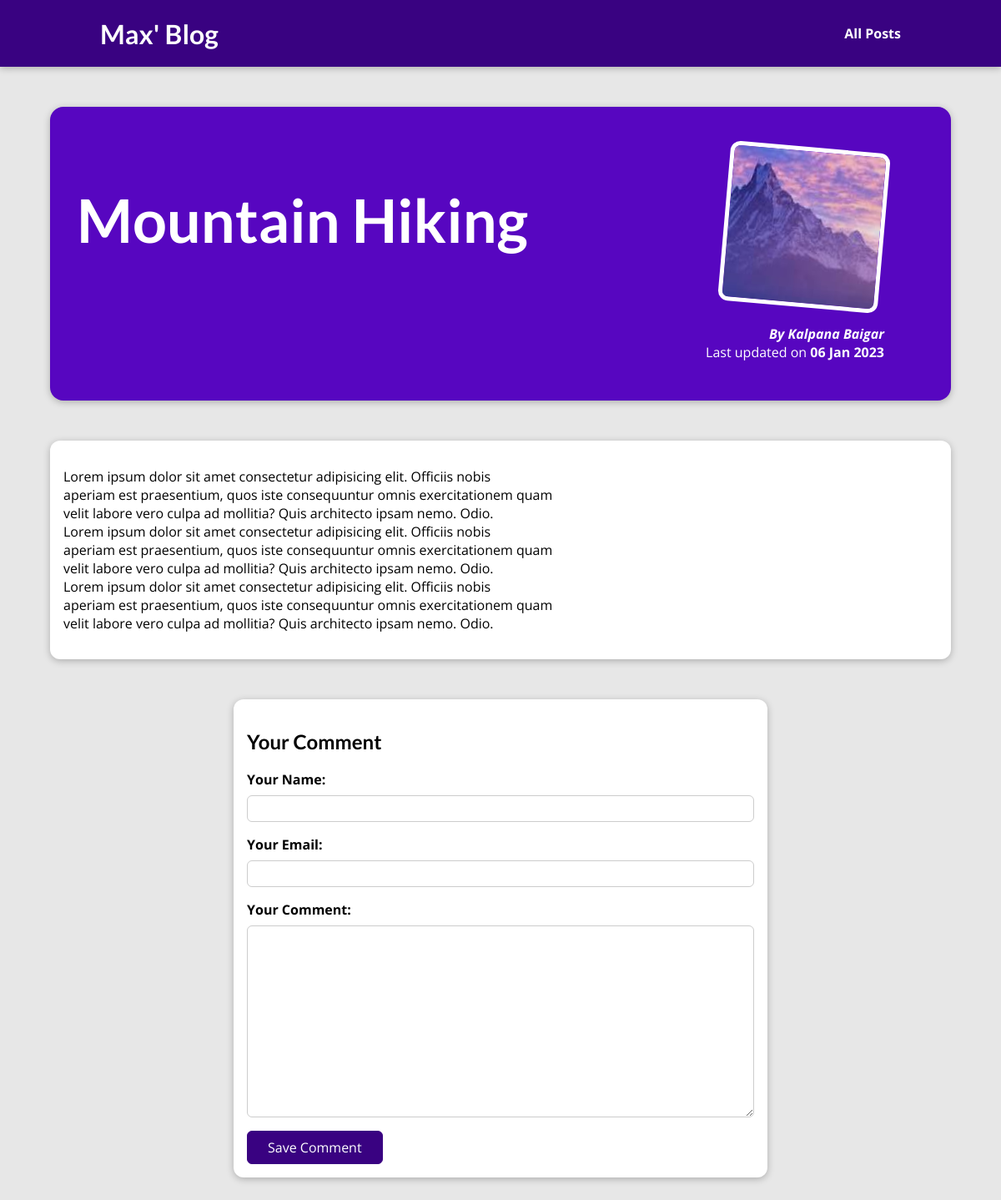
The page /posts/hike-in-the-mountains on the database its author committed.
### blog/models.py (models this page shows)
class Post(models.Model):
    title = models.CharField(max_length=150)
    excerpt = models.CharField(max_length=200)
    image=models.ImageField(upload_to="posts",null=True)
    date = models.DateField(auto_now=True)
    slug = models.SlugField(unique=True, db_index=True)
    content = models.TextField(validators=[MinLengthValidator(10)])
    author = models.ForeignKey(
        Author, on_delete=models.SET_NULL,null=True, related_name="posts")
    tags=models.ManyToManyField(Tag)

class Author(models.Model):
    first_name = models.CharField(max_length=100)
    last_name = models.CharField(max_length=100)
    email_address = models.EmailField()
    def full_name(self):
        return f"{self.first_name} {self.last_name}"
    def __str__(self):
        return self.full_name()

### blog/views.py (the view)
# urls.py: path("posts/<slug:slug>",views.SinglePostView.as_view() ,  name="post-detail-page")
class SinglePostView(View):
  template_name="blog/post-detail.html"
  model=Post
  def get(self,request,slug):
    post=Post.objects.get(slug=slug)
    context={
      "post":post,
      "post_tags":post.tags.all(),
      "comment_form":CommentForm()
    }
    return render(request,"blog/post-detail.html",context)
  def post(self,request,slug):
    comment_form=CommentForm(request.POST)
    post=Post.objects.get(slug=slug)
    if comment_form.is_valid():
      comment=comment_form.save(commit=False)
      comment.post=post
      comment.save()
      return HttpResponseRedirect(reverse("post-detail-page",args=[slug]))
    context={
      "post":post,
      "post_tags":post.tags.all(),
      "comment_form":comment_form
    }
    return render(request,"blog/post-detail.html",context)

### blog/forms.py
class CommentForm(forms.ModelForm):
    class Meta:
        model=Comment
        exclude=["post"]
        labels={
            "user_name":"Your Name",
            "user_email":"Your Email",
            "text":"Your Comment",
        }

### blog/templates/blog/post-detail.html (shortened to what this page needs)
{% extends "base.html" %}
{% load static %}
{% block css_files %}
 <link rel="stylesheet" href="{% static "blog/post-detail.css"%}">
{% endblock %}
{% block content %}
  <section id="summary">
    <h2>{{ post.title }}</h2>
    <article>
      <img src="{{post.image.url}}"  alt="{{post.title}}"/>
      <address>By {{ post.author }}</address>
      <div>Last updated on <time>{{ post.date|date:"d M Y" }}</time></div>
    </article>
  </section>
 <main>{{ post.content|linebreaks }}</main>
  <section id="comment-form">
    <h2>Your Comment</h2>
    <form action="{% url 'post-detail-page' post.slug %}" method="POST">
      {% for form_field in comment_form %}
        <div class="form-control">
          {{ form_field.label_tag }}
          {{ form_field }}
        </div>
      {%  endfor %}
      <button>Save Comment</button>
    </form>
  </section>
{% endblock %}

### templates/base.html (shortened to what this page needs)
{% load static %}
<!DOCTYPE html>
<html lang="en">
<head>
  <link rel="stylesheet" href="{% static "app.css" %}">
  {% block css_files %}{% endblock %}
</head>
<body>
  <header id="main-navigation">
    <h1><a href="{% url "starting-page" %}">Max' Blog</a></h1>
    <nav>
      <a href="{% url "posts-page" %}">All Posts</a>
    </nav>
  </header>
  {% block content %}
  {% endblock %}
</body>
</html>

### static/app.css (style rules this page uses)
* { box-sizing: border-box; }
html { font-family: "Open Sans", "Lato", sans-serif; }
body { margin: 0; }
h1, h2, h3 { font-family: "Lato", sans-serif; font-weight: bold; }
#main-navigation { width: 100%; height: 5rem; display: flex; justify-content: space-between; align-items: center; padding: 0 10%; position: absolute; top: 0; left: 0; }
#main-navigation a { text-decoration: none; color: white; font-weight: bold; }

### blog/static/blog/post-detail.css (style rules this page uses)
body { background-color: #e7e7e7; }
#main-navigation { background-color: #390281; box-shadow: 0 2px 8px rgba(0, 0, 0, 0.25); }
#summary { margin: 8rem auto 3rem auto; padding: 2rem; width: 90%; max-width: 90rem; border-radius: 16px; background-color: #5706c0; position: relative; box-shadow: 0 2px 8px rgba(0, 0, 0, 0.25); height: 22rem; }
#summary h2 { color: white; font-size: 4.5rem; margin-bottom: 0.25rem; }
#summary article { position: absolute; top: 2rem; right: 3rem; padding: 1rem 2rem; border-radius: 12px; text-align: right; color: white; }
#summary article img { width: 12rem; height: 12rem; border-radius: 12px; transform: rotateZ(5deg); border: 5px solid white; margin-bottom: 1rem; }
#summary address { font-weight: bold; }
#summary time { font-weight: bold; }
main { width: 90%; max-width: 90rem; margin: 3rem auto; background-color: white; padding: 1rem; border-radius: 12px; box-shadow: 0 2px 8px rgba(0, 0, 0, 0.25); }
#comment-form { margin: 3rem auto; width: 90%; max-width: 40rem; border-radius: 12px; background-color: white; box-shadow: 0 2px 8px rgba(0, 0, 0, 0.25); padding: 1rem; }
#comment-form button { font: inherit; background-color: #390281; color: white; border: 1px solid #390281; padding: 0.5rem 1.5rem; border-radius: 6px; cursor: pointer; }
.form-control { margin-bottom: 1rem; }
.form-control label { font-weight: bold; margin-bottom: 0.5rem; display: block; }
.form-control input, .form-control textarea { display: block; width: 100%; font: inherit; padding: 0.25rem; border-radius: 6px; border: 1px solid #ccc; }

### rows shown on the page
Post: title "Mountain Hiking", image (picture), author "Kalpana Baigar", date "06 Jan 2023", content "Lorem ipsum dolor sit amet consectetur adipisicing elit. Officiis nobis aperiam est praesentium, quos iste consequuntur omnis exercitationem quam velit labore vero culpa ad mollitia? Quis architecto ipsam nemo. Odio. Lorem ipsum dolor sit amet consectetur adipisicing elit. Officiis nobis aperiam est praesentium, quos iste consequuntur omnis exercitationem quam velit labore vero culpa ad mollitia? Quis architecto ipsam nemo. Odio. Lorem ipsum dolor sit amet consectetur adipisicing elit. Officiis nobis aperiam est praesentium, quos iste consequuntur omnis exercitationem quam velit labore vero culpa ad mollitia? Quis architecto ipsam nemo. Odio."
